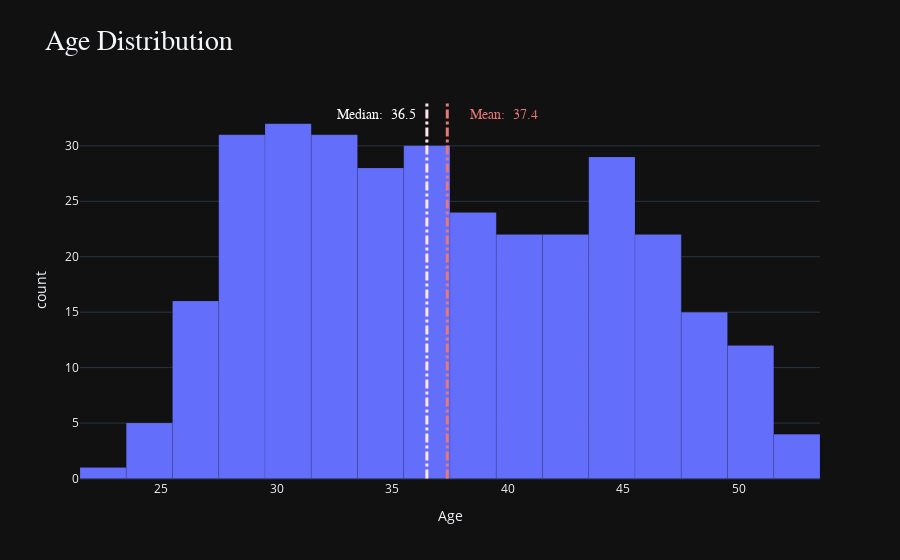

Notebook cell for this chart:
### Code cell
fig = px.histogram(
    df["Age"], 
    nbins=25,
    title= "Age Distribution",
    template="plotly_dark",
    labels={"value" :"Age"}
)

custome_layout()
fig.update_traces(
    textfont = {
        "size" : 20,
        "family" :"tahoma",
        "color": "#fff"
    },
    hovertemplate = "Age: %{x}<br>Frequency: %{y}",
    marker=dict(line=dict(color='#000', width=0.1))
)

# Adding Mean Line
add_line(x0=mean_of_age, y0=0, x1=mean_of_age, y1=30+2, line_color="#E97777",font_color="#E97777", 
         text="Mean", xposition="left")

# Adding Median Line
add_line(x0=median_of_age, y0=0, x1=median_of_age, y1=30+2, line_color="#FFE5F1",
         font_color="#fff", xposition="right", text="Median")

iplot(fig)

### Figure 1 — Plotly figure (JSON) as saved in the notebook; plotly's stock layout.template omitted (floating-point values rounded to 4 significant figures; data arrays with more than 128 entries replaced by an {"elided": "..."} marker saying what was removed)
{"data": [{"bingroup": "x", "hovertemplate": "Age: %{x}<br>Frequency: %{y}", "legendgroup": "Age", "marker": {"color": "#636efa", "line": {"color": "#000", "width": 0.1}, "pattern": {"shape": ""}}, "name": "Age", "nbinsx": 25, "orientation": "v", "showlegend": true, "textfont": {"color": "#fff", "family": "tahoma", "size": 20}, "type": "histogram", "x": {"elided": "324 float values"}, "xaxis": "x", "yaxis": "y"}], "layout": {"barmode": "relative", "hoverlabel": {"bgcolor": "#111", "font": {"family": "arial", "size": 16}}, "legend": {"title": {"text": "variable"}, "tracegroupgap": 0}, "shapes": [{"label": {"font": {"color": "#E97777", "family": "arial", "size": 14}, "text": "     Mean:  37.4    ", "textangle": 0, "textposition": "end", "xanchor": "left", "yanchor": "top"}, "line": {"color": "#E97777", "dash": "dashdot", "width": 3}, "type": "line", "x0": 37.38, "x1": 37.38, "y0": 0, "y1": 34}, {"label": {"font": {"color": "#fff", "family": "arial", "size": 14}, "text": "     Median:  36.5  ", "textangle": 0, "textposition": "end", "xanchor": "right", "yanchor": "top"}, "line": {"color": "#FFE5F1", "dash": "dashdot", "width": 3}, "type": "line", "x0": 36.5, "x1": 36.5, "y0": 0, "y1": 34}], "showlegend": false, "title": {"font": {"family": "tahoma", "size": 28}, "text": "Age Distribution"}, "xaxis": {"anchor": "y", "domain": [0, 1], "title": {"text": "Age"}}, "yaxis": {"anchor": "x", "domain": [0, 1], "title": {"text": "count"}}}}
